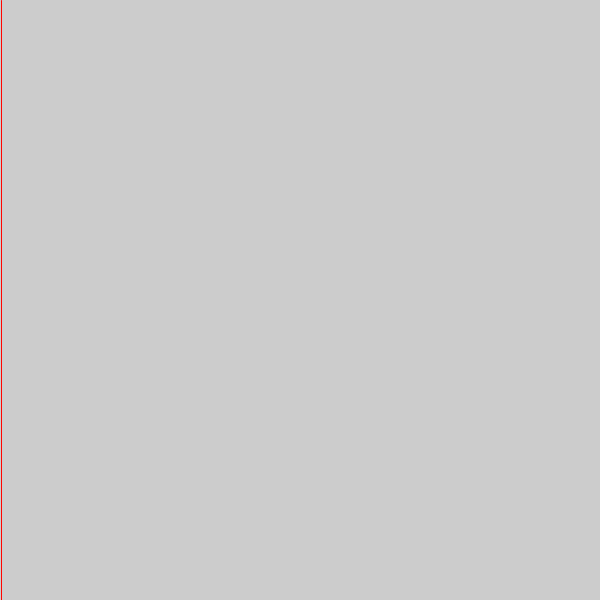
Frame 1 (no input)
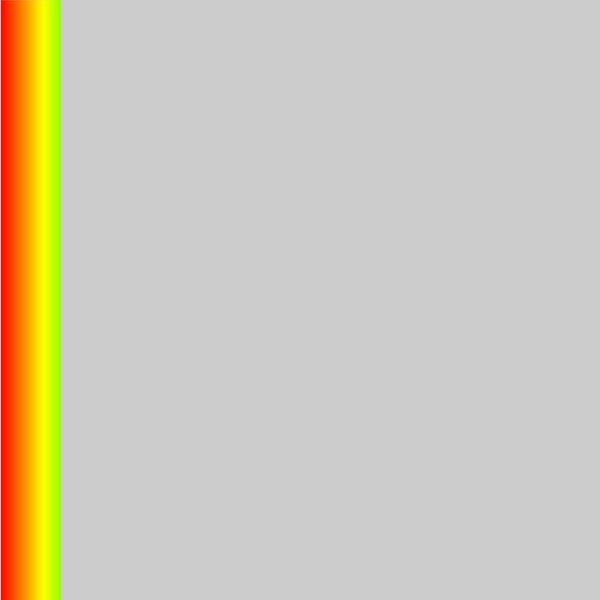
Frame 60 (the mouse pressed at the canvas centre just before this capture)
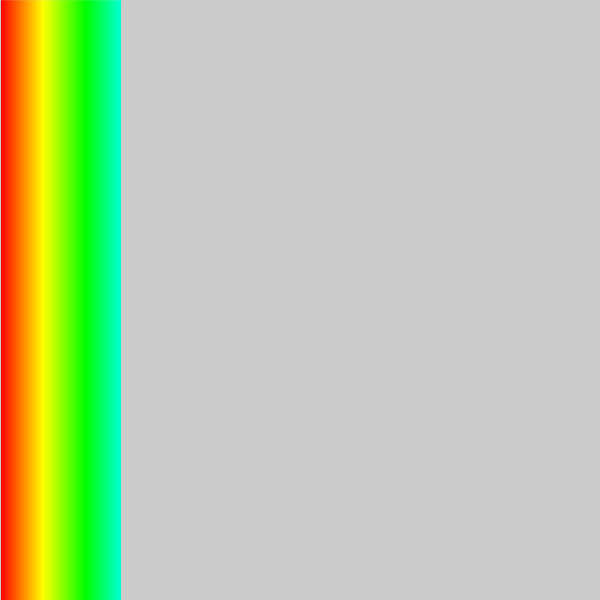
Frame 120 (the mouse held since frame 60 and released just before this capture)

The Processing sketch that drew these frames (run headless with seeded random() and noise(); from frame 60 on, the mouse is pressed at the canvas centre):

// Processing sketch: color_mode
// ── color_mode.pde
void setup() {
  size(600, 600);
  colorMode(HSB);
}

void draw() {
  stroke(frameCount%256, 255, 255);
  line(frameCount % width, 0, frameCount % width, height);
}
